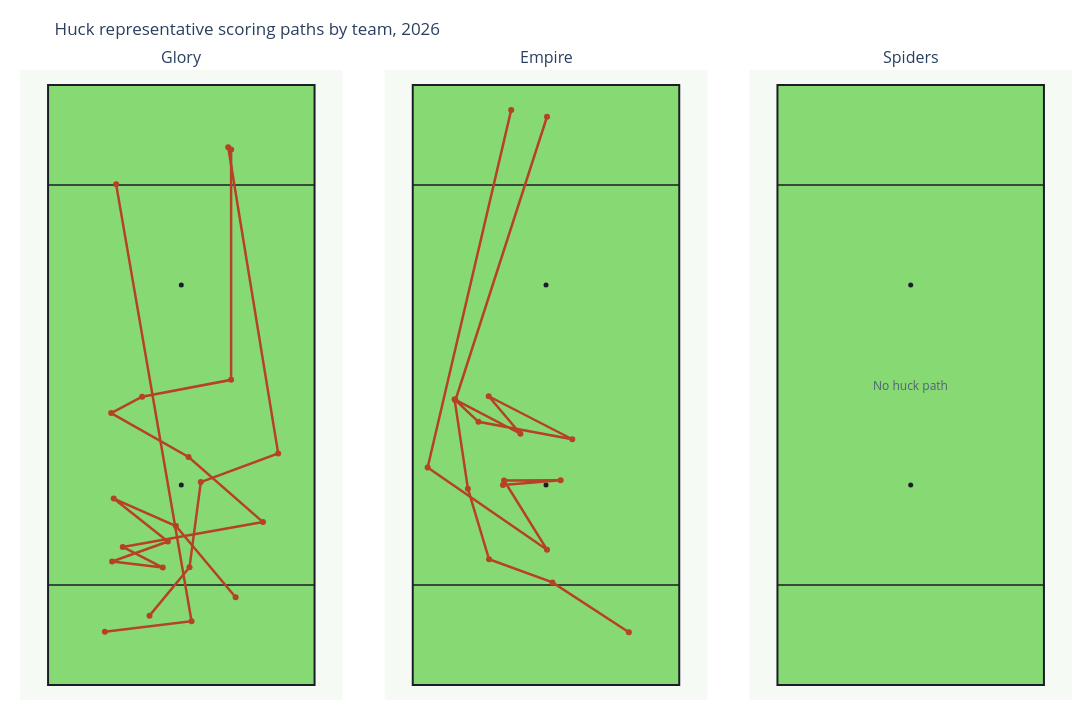

Here is the notebook cell this chart was saved with:
### Code cell
STYLE_TO_COMPARE = "huck"  # Try "reset", "quick", "methodical", or None

style_title = (
    "All styles"
    if STYLE_TO_COMPARE is None
    else STYLE_TO_COMPARE.title()
)

comparison_fig = plot_team_representative_path_grid(
    team_representative_paths,
    title=f"{style_title} representative scoring paths by team, {SEASON}",
    style_filter=STYLE_TO_COMPARE,
    show_arrows=False,
)
comparison_fig.show()

### Figure 1 — Plotly figure (JSON) as saved in the notebook; plotly's stock layout.template omitted (floating-point values rounded to 4 significant figures)
{"data": [{"hoverinfo": "skip", "marker": {"color": "#1B1E26", "size": 5}, "mode": "markers", "showlegend": false, "type": "scatter", "x": [0], "xaxis": "x", "y": [40], "yaxis": "y"}, {"hoverinfo": "skip", "marker": {"color": "#1B1E26", "size": 5}, "mode": "markers", "showlegend": false, "type": "scatter", "x": [0], "xaxis": "x", "y": [80], "yaxis": "y"}, {"hovertemplate": "Glory<br>huck score (path_cluster 0)<br>%{text}<extra></extra>", "line": {"color": "#b74126", "width": 2.5}, "marker": {"color": "#b74126", "size": 6}, "mode": "lines+markers", "name": "Glory - huck score (path_cluster 0)", "showlegend": false, "text": ["Start", "Throw 1<br>aEC: 0.018<br>CP: 98.2%<br>Distance: 17.5", "Throw 2<br>aEC: -0.292<br>CP: 48.3%<br>Distance: 88.7"], "type": "scatter", "x": [-15.29, 2.05, -13.03], "xaxis": "x", "y": [10.65, 12.76, 100.1], "yaxis": "y"}, {"hovertemplate": "Glory<br>huck score (path_cluster 2)<br>%{text}<extra></extra>", "line": {"color": "#b74126", "width": 2.5}, "marker": {"color": "#b74126", "size": 6}, "mode": "lines+markers", "name": "Glory - huck score (path_cluster 2)", "showlegend": false, "text": ["Start", "Throw 1<br>aEC: 0.065<br>CP: 98.5%<br>Distance: 12.6", "Throw 2<br>aEC: 0.137<br>CP: 97.0%<br>Distance: 17.2", "Throw 3<br>aEC: -0.009<br>CP: 98.1%<br>Distance: 16.5", "Throw 4<br>aEC: 0.809<br>CP: 55.8%<br>Distance: 62.0"], "type": "scatter", "x": [-6.36, 1.64, 3.9, 19.37, 9.38], "xaxis": "x", "y": [13.87, 23.54, 40.58, 46.32, 107.5], "yaxis": "y"}, {"hovertemplate": "Glory<br>huck score (path_cluster 3)<br>%{text}<extra></extra>", "line": {"color": "#b74126", "width": 2.5}, "marker": {"color": "#b74126", "size": 6}, "mode": "lines+markers", "name": "Glory - huck score (path_cluster 3)", "showlegend": false, "text": ["Start", "Throw 1<br>aEC: 0.113<br>CP: 96.9%<br>Distance: 18.6", "Throw 2<br>aEC: 0.030<br>CP: 98.3%<br>Distance: 13.6", "Throw 3<br>aEC: -0.055<br>CP: 98.6%<br>Distance: 13.8", "Throw 4<br>aEC: -0.049<br>CP: 98.9%<br>Distance: 11.9", "Throw 5<br>aEC: 0.010<br>CP: 98.9%<br>Distance: 10.2", "Throw 6<br>aEC: 0.020<br>CP: 98.9%<br>Distance: 9.0", "Throw 7<br>aEC: 0.011<br>CP: 95.4%<br>Distance: 28.5", "Throw 8<br>aEC: 0.157<br>CP: 95.8%<br>Distance: 19.8", "Throw 9<br>aEC: 0.075<br>CP: 96.9%<br>Distance: 17.8", "Throw 10<br>aEC: 0.050<br>CP: 98.5%<br>Distance: 7.0", "Throw 11<br>aEC: 0.035<br>CP: 96.6%<br>Distance: 18.1", "Throw 12<br>aEC: 0.600<br>CP: 70.2%<br>Distance: 46.1"], "type": "scatter", "x": [10.86, -1.07, -13.52, -2.68, -13.84, -3.71, -11.71, 16.34, 1.45, -14.03, -7.84, 9.96, 9.96], "xaxis": "x", "y": [17.54, 31.8, 37.29, 28.7, 24.7, 23.48, 27.61, 32.58, 45.61, 54.38, 57.67, 61.03, 107.1], "yaxis": "y"}, {"hoverinfo": "skip", "marker": {"color": "#1B1E26", "size": 5}, "mode": "markers", "showlegend": false, "type": "scatter", "x": [0], "xaxis": "x2", "y": [40], "yaxis": "y2"}, {"hoverinfo": "skip", "marker": {"color": "#1B1E26", "size": 5}, "mode": "markers", "showlegend": false, "type": "scatter", "x": [0], "xaxis": "x2", "y": [80], "yaxis": "y2"}, {"hovertemplate": "Empire<br>huck score (path_cluster 1)<br>%{text}<extra></extra>", "line": {"color": "#b74126", "width": 2.5}, "marker": {"color": "#b74126", "size": 6}, "mode": "lines+markers", "name": "Empire - huck score (path_cluster 1)", "showlegend": false, "text": ["Start", "Throw 1<br>aEC: 0.070<br>CP: 97.5%<br>Distance: 18.2", "Throw 2<br>aEC: 0.016<br>CP: 98.5%<br>Distance: 13.5", "Throw 3<br>aEC: 0.070<br>CP: 97.6%<br>Distance: 14.7", "Throw 4<br>aEC: 0.131<br>CP: 96.4%<br>Distance: 18.1", "Throw 5<br>aEC: -0.028<br>CP: 97.7%<br>Distance: 14.8", "Throw 6<br>aEC: 0.063<br>CP: 98.2%<br>Distance: 9.8", "Throw 7<br>aEC: -0.072<br>CP: 97.4%<br>Distance: 18.8", "Throw 8<br>aEC: 0.019<br>CP: 96.9%<br>Distance: 19.1", "Throw 9<br>aEC: 0.018<br>CP: 98.9%<br>Distance: 6.3", "Throw 10<br>aEC: 0.978<br>CP: 59.9%<br>Distance: 59.6"], "type": "scatter", "x": [16.57, 1.29, -11.39, -15.62, -18.28, -5.12, -11.46, 5.25, -13.51, -18.11, 0.2], "xaxis": "x2", "y": [10.56, 20.52, 25.15, 39.27, 57.13, 50.25, 57.75, 49.15, 52.63, 56.95, 113.7], "yaxis": "y2"}, {"hovertemplate": "Empire<br>huck score (path_cluster 3)<br>%{text}<extra></extra>", "line": {"color": "#b74126", "width": 2.5}, "marker": {"color": "#b74126", "size": 6}, "mode": "lines+markers", "name": "Empire - huck score (path_cluster 3)", "showlegend": false, "text": ["Start", "Throw 1<br>aEC: 0.013<br>CP: 98.5%<br>Distance: 11.6", "Throw 2<br>aEC: -0.004<br>CP: 98.6%<br>Distance: 11.3", "Throw 3<br>aEC: -0.122<br>CP: 98.7%<br>Distance: 16.3", "Throw 4<br>aEC: 0.006<br>CP: 92.0%<br>Distance: 29.0", "Throw 5<br>aEC: 0.874<br>CP: 52.9%<br>Distance: 63.7"], "type": "scatter", "x": [-8.6, 2.93, -8.39, 0.2, -23.67, -6.96], "xaxis": "x2", "y": [40.02, 40.97, 40.9, 27.06, 43.5, 115.0], "yaxis": "y2"}, {"hoverinfo": "skip", "marker": {"color": "#1B1E26", "size": 5}, "mode": "markers", "showlegend": false, "type": "scatter", "x": [0], "xaxis": "x3", "y": [40], "yaxis": "y3"}, {"hoverinfo": "skip", "marker": {"color": "#1B1E26", "size": 5}, "mode": "markers", "showlegend": false, "type": "scatter", "x": [0], "xaxis": "x3", "y": [80], "yaxis": "y3"}], "layout": {"annotations": [{"font": {"size": 16}, "showarrow": false, "text": "Glory", "x": 0.1533, "xanchor": "center", "xref": "paper", "y": 1, "yanchor": "bottom", "yref": "paper"}, {"font": {"size": 16}, "showarrow": false, "text": "Empire", "x": 0.5, "xanchor": "center", "xref": "paper", "y": 1, "yanchor": "bottom", "yref": "paper"}, {"font": {"size": 16}, "showarrow": false, "text": "Spiders", "x": 0.8467, "xanchor": "center", "xref": "paper", "y": 1, "yanchor": "bottom", "yref": "paper"}, {"font": {"color": "#526173", "size": 12}, "showarrow": false, "text": "No huck path", "x": 0, "xref": "x3", "y": 60, "yref": "y3"}], "height": 720, "margin": {"b": 20, "l": 20, "r": 20, "t": 70}, "paper_bgcolor": "white", "plot_bgcolor": "#f6faf5", "shapes": [{"fillcolor": "#86d973", "layer": "below", "line": {"color": "#1B1E26", "width": 2}, "type": "rect", "x0": -26.65, "x1": 26.65, "xref": "x", "y0": 0, "y1": 120, "yref": "y"}, {"layer": "below", "line": {"color": "#1B1E26", "width": 1.5}, "type": "line", "x0": -26.65, "x1": 26.65, "xref": "x", "y0": 20, "y1": 20, "yref": "y"}, {"layer": "below", "line": {"color": "#1B1E26", "width": 1.5}, "type": "line", "x0": -26.65, "x1": 26.65, "xref": "x", "y0": 100, "y1": 100, "yref": "y"}, {"fillcolor": "#86d973", "layer": "below", "line": {"color": "#1B1E26", "width": 2}, "type": "rect", "x0": -26.65, "x1": 26.65, "xref": "x2", "y0": 0, "y1": 120, "yref": "y2"}, {"layer": "below", "line": {"color": "#1B1E26", "width": 1.5}, "type": "line", "x0": -26.65, "x1": 26.65, "xref": "x2", "y0": 20, "y1": 20, "yref": "y2"}, {"layer": "below", "line": {"color": "#1B1E26", "width": 1.5}, "type": "line", "x0": -26.65, "x1": 26.65, "xref": "x2", "y0": 100, "y1": 100, "yref": "y2"}, {"fillcolor": "#86d973", "layer": "below", "line": {"color": "#1B1E26", "width": 2}, "type": "rect", "x0": -26.65, "x1": 26.65, "xref": "x3", "y0": 0, "y1": 120, "yref": "y3"}, {"layer": "below", "line": {"color": "#1B1E26", "width": 1.5}, "type": "line", "x0": -26.65, "x1": 26.65, "xref": "x3", "y0": 20, "y1": 20, "yref": "y3"}, {"layer": "below", "line": {"color": "#1B1E26", "width": 1.5}, "type": "line", "x0": -26.65, "x1": 26.65, "xref": "x3", "y0": 100, "y1": 100, "yref": "y3"}], "title": {"text": "Huck representative scoring paths by team, 2026"}, "width": 1140, "xaxis": {"anchor": "y", "domain": [0, 0.3067], "range": [-31.65, 31.65], "scaleanchor": "y", "scaleratio": 1, "showgrid": false, "visible": false, "zeroline": false}, "xaxis2": {"anchor": "y2", "domain": [0.3467, 0.6533], "range": [-31.65, 31.65], "scaleanchor": "y2", "scaleratio": 1, "showgrid": false, "visible": false, "zeroline": false}, "xaxis3": {"anchor": "y3", "domain": [0.6933, 1], "range": [-31.65, 31.65], "scaleanchor": "y3", "scaleratio": 1, "showgrid": false, "visible": false, "zeroline": false}, "yaxis": {"anchor": "x", "domain": [0, 1], "range": [-3, 123], "showgrid": false, "visible": false, "zeroline": false}, "yaxis2": {"anchor": "x2", "domain": [0, 1], "range": [-3, 123], "showgrid": false, "visible": false, "zeroline": false}, "yaxis3": {"anchor": "x3", "domain": [0, 1], "range": [-3, 123], "showgrid": false, "visible": false, "zeroline": false}}}
